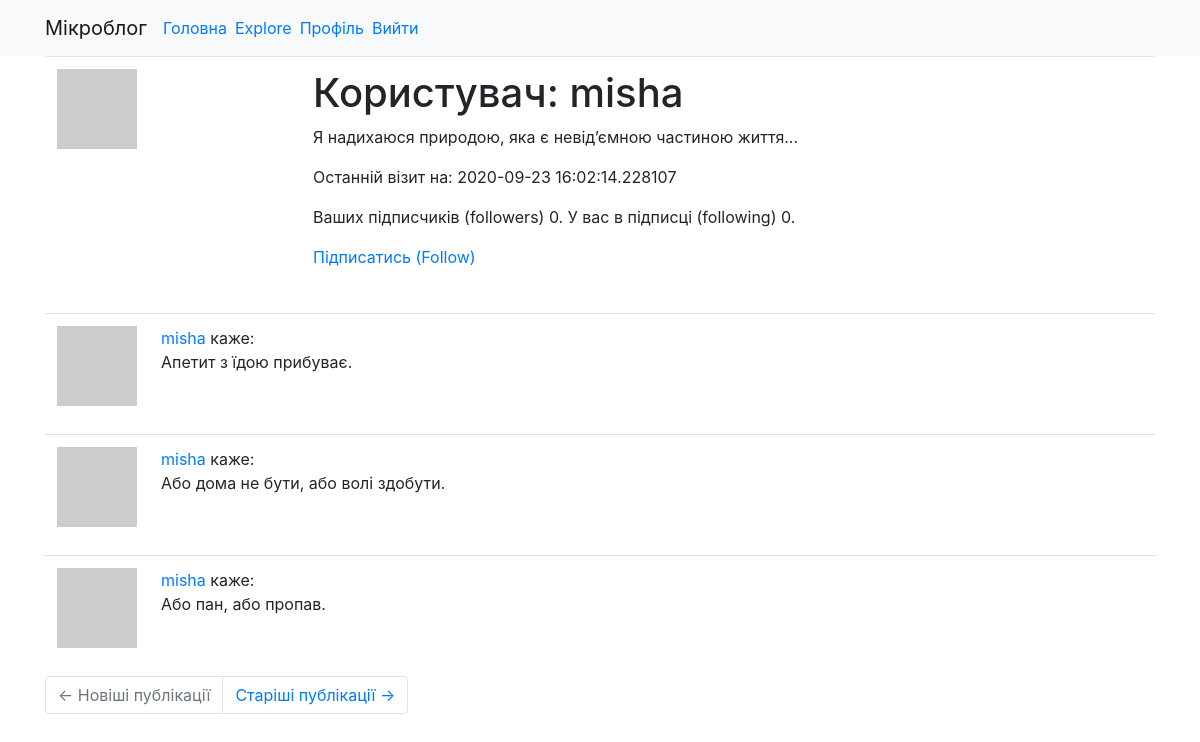
Screenshot of /user/misha (signed in) with the database file from the repository.
### app/models.py (models this page shows, shortened)
class User(UserMixin, db.Model):
    id = db.Column(db.Integer, primary_key=True)
    username = db.Column(db.String(64), index=True, unique=True)
    email = db.Column(db.String(120), index=True, unique=True)
    password_hash = db.Column(db.String(128))
    posts = db.relationship('Post', backref='author', lazy='dynamic')
    about_me = db.Column(db.String(140))
    last_seen = db.Column(db.DateTime, default=datetime.utcnow)
    followed = db.relationship(
        'User', secondary=followers,
        primaryjoin=(followers.c.follower_id == id),
        secondaryjoin=(followers.c.followed_id == id),
        backref=db.backref('followers', lazy='dynamic'), lazy='dynamic')
    def avatar(self, size):
        digest = md5(self.email.lower().encode('utf-8')).hexdigest()
        return 'https://www.gravatar.com/avatar/{}?d=identicon&s={}'.format(
            digest, size)
    def is_following(self, user):
        return self.followed.filter(followers.c.followed_id == user.id).count() > 0

class Post(db.Model):
    id = db.Column(db.Integer, primary_key=True)
    body = db.Column(db.String(140))
    timestamp = db.Column(db.DateTime, index=True, default=datetime.utcnow)
    user_id = db.Column(db.Integer, db.ForeignKey('user.id'))

### app/routes.py (the view)
@app.route('/user/<username>')
@login_required
def user(username):
    user = User.query.filter_by(username=username).first_or_404()
    page = request.args.get('page', 1, type=int)
    posts = user.posts.order_by(Post.timestamp.desc()).paginate(
        page, app.config['POSTS_PER_PAGE'], False)
    next_url = url_for('user', username=user.username, page=posts.next_num) \
        if posts.has_next else None
    prev_url = url_for('user', username=user.username, page=posts.prev_num) \
        if posts.has_prev else None
    return render_template('user.html', user=user, posts=posts.items, next_url=next_url, prev_url=prev_url)

### app/models.py (called while the page is built)
@login.user_loader
def load_user(id):
    return User.query.get(int(id))

### app/routes.py (called while the page is built)
@app.before_request
def before_request():
    if current_user.is_authenticated:
        current_user.last_seen = datetime.utcnow()
        db.session.commit()

### app/templates/user.html
{% extends "base.html" %}
{% block content %}
<table class="table table-hover">
	<tr valign="top">
		<td width="256px"><img src="{{ user.avatar(256) }}"></td>
		<td>
			<h1>Користувач: {{ user.username }}</h1>
			{% if user.about_me %}<p>{{ user.about_me }}</p>{% endif %}
			{% if user.last_seen %}<p>Останній візит на: {{ user.last_seen }}</p>{%endif %}
			<p>Ваших підписчиків (followers) {{ user.followers.count() }}. У вас в підписці (following)
				{{ user.followed.count() }}.</p>
			{% if user == current_user %}
			<p><a href="{{ url_for('edit_profile') }}">Редагувати свій профіль</a></p>
			{% elif not current_user.is_following(user) %}
			<p><a href="{{ url_for('follow', username=user.username) }}">Підписатись (Follow)</a></p>
			{% else %}
			<p><a href="{{ url_for('unfollow', username=user.username) }}">Відписатись (Unfollow)</a></p>
			{% endif %}
		</td>
	</tr>
</table>
{% for post in posts %}
{% include '_post.html' %}
{% endfor %}
{% include 'page_navigation.html' %}
{% endblock %}

### app/templates/_post.html
<table class="table table-hover">
	<tr>
		<td width="70px">
			<a href="{{ url_for('user', username=post.author.username) }}">
				<img src="{{ post.author.avatar(70) }}">
		</td>
		<td>
			<a href="{{ url_for('user', username=post.author.username) }}">
				{{ post.author.username }}
			</a> каже:<br>{{ post.body }}
		</td>
	</tr>
</table>

### rows the page displays
User: username "misha", about_me "Я надихаюся природою, яка є невід’ємною частиною життя...", last_seen "2020-09-23 16:02:14.228107"
Post: author.username "misha", body "Апетит з їдою прибуває."
Post: author.username "misha", body "Або дома не бути, або волі здобути."
Post: author.username "misha", body "Або пан, або пропав."

### other values shown
{{ user.followers.count() }} "0"
{{ user.followed.count() }} "0"
